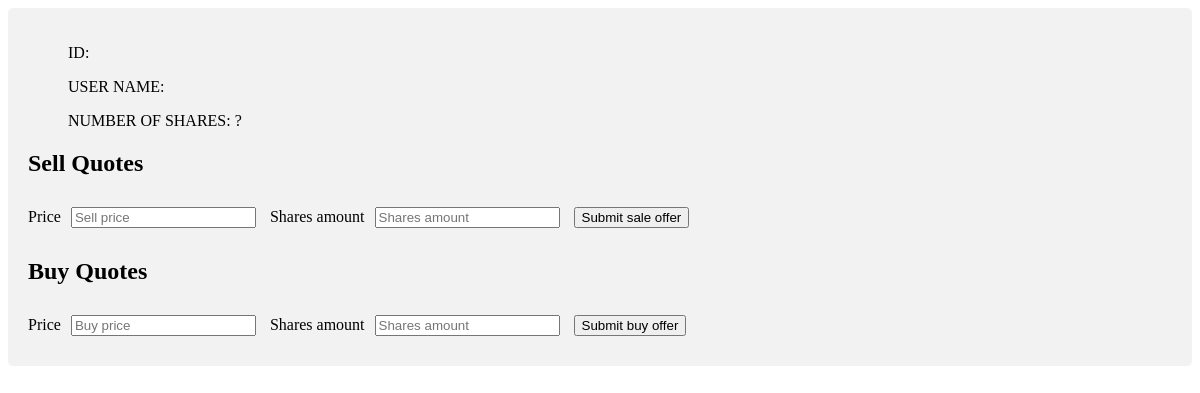
The page /user_page/noam on the database as committed earlier.
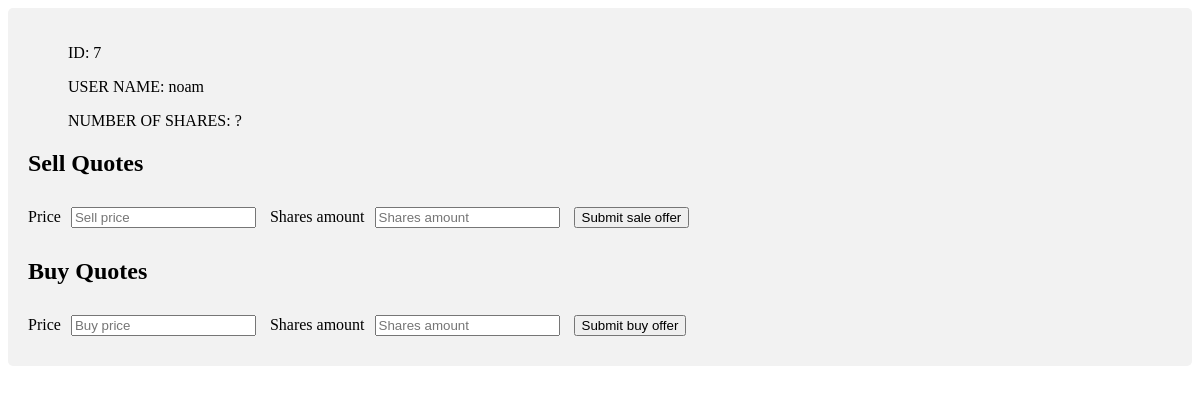
The same page on the database as committed later.
### app.py (models this page shows, shortened)
class Users(db.Model):
    id = db.Column(db.Integer, primary_key=True)
    user_name = db.Column(db.String(80), unique=True, nullable=False)
    number_of_shares = db.Column(db.Integer())

### app.py (the view, shortened to what this page needs)
@app.route('/user_page/<user_name>', methods=['GET', 'POST'])
def user_page(user_name):
    user = Users.query.filter_by(user_name=user_name).first()
    session['name'] = user_name
    sales_bid_form = SalesBids()
    buy_bids_form = BuyBids()
    return render_template('user_page.html', user=user, sell_form=sales_bid_form, buy_form=buy_bids_form)

### forms.py
class SalesBids(FlaskForm):
    sell_asking_price = IntegerField(validators=[DataRequired(), NumberRange()], render_kw={'placeholder': 'Sell price'})
    sell_shares_amount = IntegerField(validators=[DataRequired()], render_kw={'placeholder': 'Shares amount'})
    submit_sale_offer = SubmitField('Submit sale offer')

class BuyBids(FlaskForm):
    buy_asking_price = IntegerField(validators=[DataRequired()], render_kw={'placeholder': 'Buy price'})
    buy_shares_amount = IntegerField(validators=[DataRequired()], render_kw={'placeholder': 'Shares amount'})
    submit_buy_offer = SubmitField('Submit buy offer')

### templates/user_page.html (shortened to what this page needs)
<!DOCTYPE html>
<html lang="en">
<head>
</head>
<body>
<div class="container">
        <ul>
            ID:  {{ user.id }}
        </ul>
        <ul>
            USER NAME:  {{ user.user_name }}
        </ul>
        <ul>
            NUMBER OF SHARES:  <span id=result>?</span>
        </ul>
    <form action="/user_page/{{user.user_name}}" method="POST">
        <h2>Sell Quotes</h2>
        Price{{ sell_form.sell_asking_price(class="quote__field", style="margin: 10px") }}
        Shares amount{{ sell_form.sell_shares_amount(class="quote__field", style="margin: 10px") }}
        {{ sell_form.submit_sale_offer }}
    </form>
     <form action="" method="POST">
         <h2>Buy Quotes</h2>
        Price{{ buy_form.buy_asking_price(class="quote__field", style="margin: 10px") }}
        Shares amount{{ buy_form.buy_shares_amount(class="quote__field", style="margin: 10px") }}
        {{ buy_form.submit_buy_offer(class="quote__field") }}
    </form>
</div>
</body>
</html>

Rows that differ between the two databases and show on the page:
added Users: id "7", user_name "noam"
